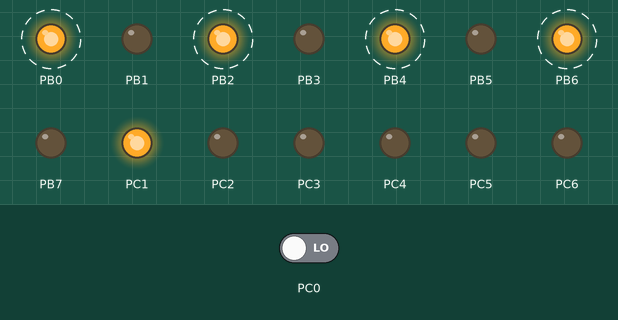
Simulated run of this program. Board: ATmega328P, built with avr-gcc and emulated at 8 MHz (the files do not name the chip). Shown: output pins drawn as LEDs (lit = HIGH). Dashed ring = blinking. The inputs (shaded band) are chosen by the test bench; at power-on: PC0 LOW.

Above: at 1.25 s.
1.3 s: PC0 driven HIGH
At 1.45 s:
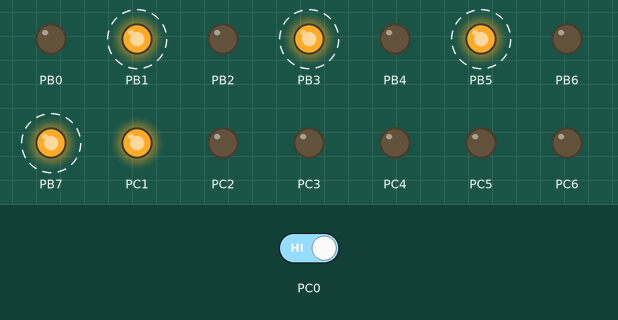
4.3 s: PC0 driven LOW
At 4.45 s:
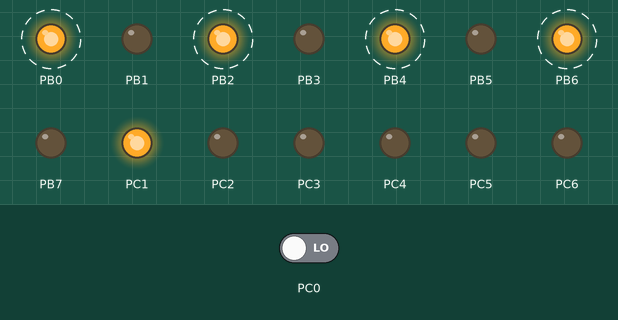
Timing chart, 0 to 13.3 s (numbered marks = the images above; inputs shaded):
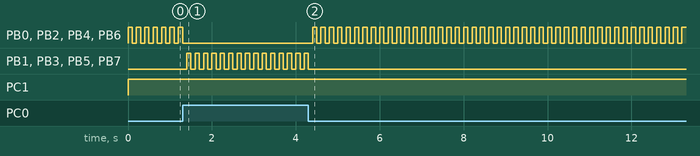

The program:

main.c
```c
#include <avr/io.h>
/* Inclusión de bibliotecas de código */
#include <avr/io.h> // Registros del microcontrolador
#define F_CPU 8000000UL // Defino la frecuencia de oscilador en 8MHz
#include <util/delay.h> // Retardos por software
/* Función main */
int main (void)
{
	/* Setup */
	DDRC = 0b11111110; // Establece al bit 0 como entrada, el resto como salida
	PORTC = 1<<PINC1; // envia un valor alto por el bit 1
	DDRB = 0xFF; // establece al puerto B como salida
	/* Loop */
	while(1)
	{
		if (PINC & (1<<PINC0))   //si el primer bit de la entrada PINC esta en 0 entra
		{
			PORTB = 0b10101010; // enciende los bit pares
			_delay_ms(100); // espera por 100ms
			PORTB = 0x00; // apaga todos los bit del puerto B
			_delay_ms(100); // espera por 100ms
		}
		else // sino
		{
			PORTB = 0b01010101; // enciende los bit impares
			_delay_ms(100); // espera por 100ms
			PORTB = 0x00; //apaga todos los bit del puerto B
		_delay_ms(100); // espera por 100ms
		}
	}
	/* Punto de finalización del programa (NO se debe llegar a este lugar) */
	return 0;
}
```

Measured:
- after the input at 1.3 s, PB0, PB2, PB4, PB6: goes on until 1.3 s, then stays LOW; PB1, PB3, PB5, PB7: alternates HIGH for 0.10 s and LOW for 0.10 s, starting after 0.10 s
- after the input at 4.3 s, PB0, PB2, PB4, PB6: alternates HIGH for 0.10 s and LOW for 0.10 s, starting after 0.10 s; PB1, PB3, PB5, PB7: goes on until 4.3 s, then stays LOW
- by itself, PB0, PB2, PB4, PB6: alternates HIGH for 0.10 s and LOW for 0.10 s
